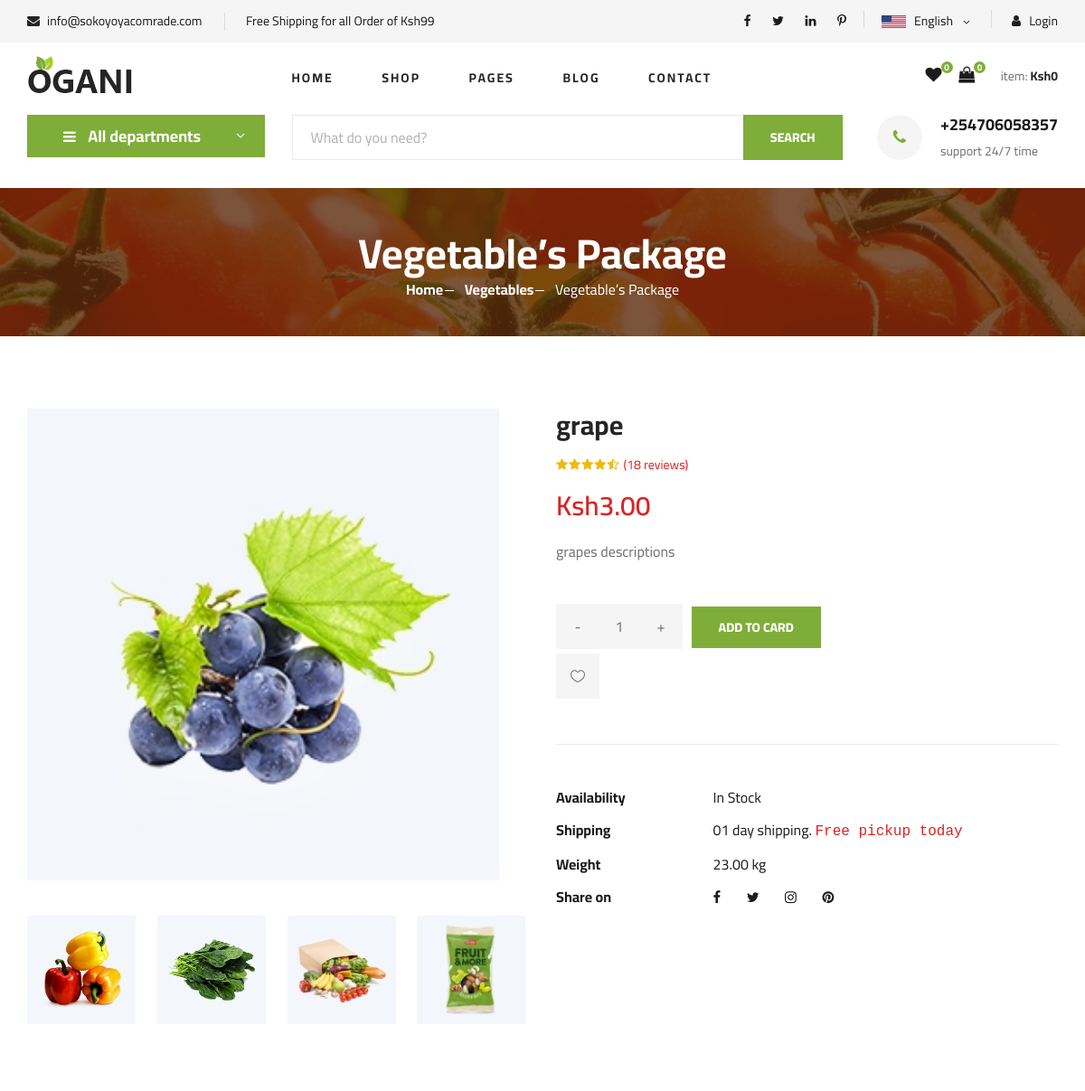
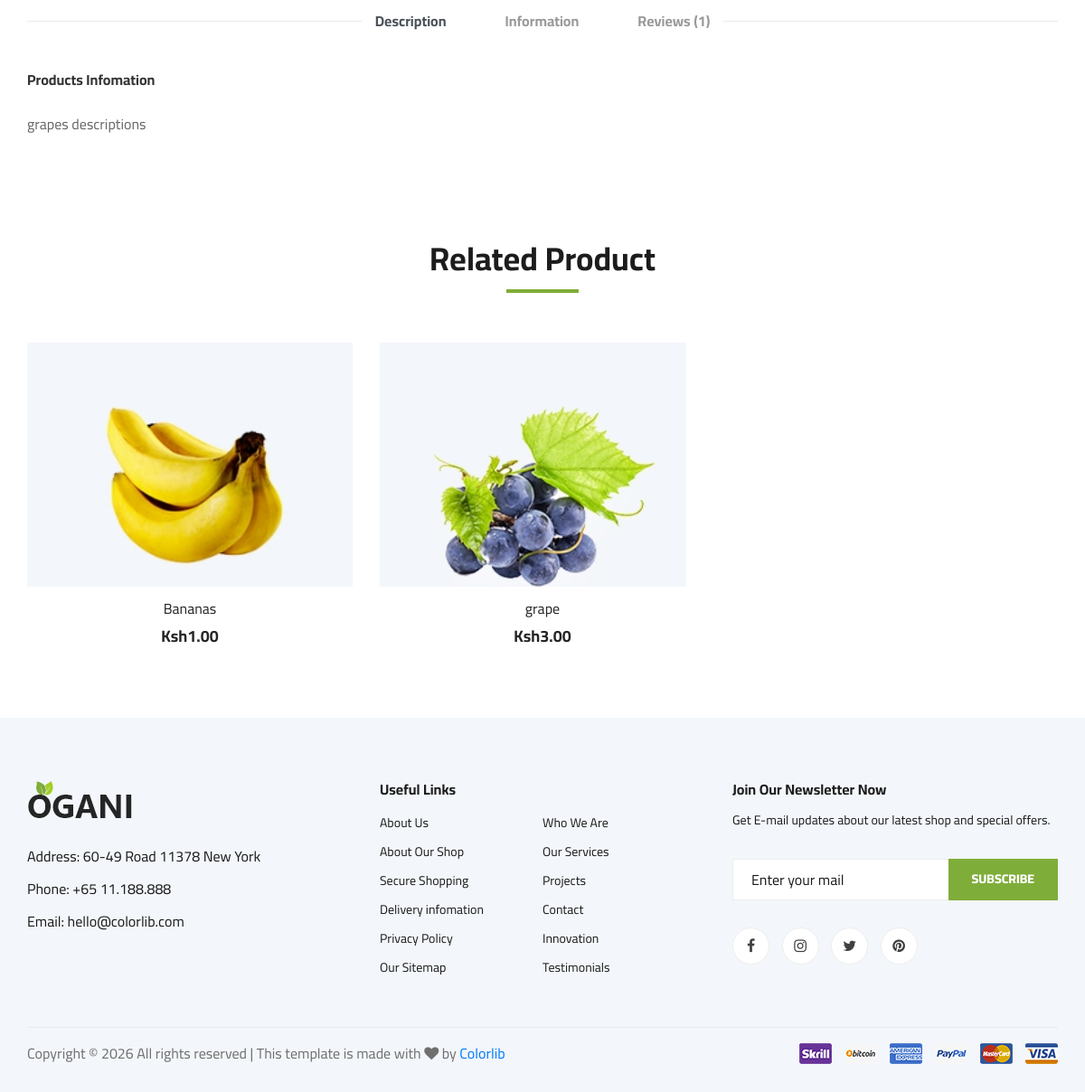
Screenshot of /detail/11 with the database file from the repository (2 pictures, top to bottom).
### demoapp/models.py (models this page shows)
class Product(models.Model):
    category = models.ForeignKey(Category, on_delete=models.CASCADE, related_name="products")
    name = models.CharField(max_length=200)
    description = models.TextField()
    price = models.DecimalField(max_digits=10, decimal_places=2)
    image = models.ImageField(upload_to="product/")
    weight = models.DecimalField(max_digits=5, decimal_places=2, help_text="Weight in kg")
    stock = models.PositiveIntegerField(default=0)
    available = models.BooleanField(default=True)
    created_at = models.DateTimeField(auto_now_add=True)

### demoapp/views.py (the view)
# urls.py: path('detail/<int:i>',views.detail,name="detail"),
def detail(request,i):
    obj=Product.objects.get(id=i)
    mydict={
         "allCategory":Category.objects.all(),
         "Product":obj,
         "products": Product.objects.all(),
    }
    return render(request,'shop-details.html',context=mydict)

### demoapp/context_processors.py (called while the page is built)
def product_list(request):
    return {
        "product_list": Product.objects.all()
    }

def favorite_count(request):
    count = 0
    if request.user.is_authenticated:
        count = Favorite.objects.filter(user=request.user).count()
    return {
        "favorite_count": count
    }

def cart_total(request):
    cart = request.session.get('cart', {})
    subtotal = 0
    cart_count = 0
    for item in cart.values():
        subtotal += Decimal(item['price']) * item['quantity']
        cart_count += item['quantity']
    return {
        "subtotal": subtotal,
        "cart_count": cart_count
    }

### templates/shop-details.html (shortened to what this page needs)
{% extends 'master.html' %}
{% load static %}
{% block content%}
    <section class="breadcrumb-section set-bg" data-setbg="{% static 'img/breadcrumb.jpg' %}">
        <div class="container">
            <div class="row">
                <div class="col-lg-12 text-center">
                    <div class="breadcrumb__text">
                        <h2>Vegetable’s Package</h2>
                        <div class="breadcrumb__option">
                            <a href="{% url 'index' %}">Home</a>
                            <a href="{% url 'index' %}">Vegetables</a>
                            <span>Vegetable’s Package</span>
                        </div>
                    </div>
                </div>
            </div>
        </div>
    </section>
    <section class="product-details spad">
        <div class="container">
            <div class="row">
                <div class="col-lg-6 col-md-6">
                    <div class="product__details__pic">
                        <div class="product__details__pic__item">
                            <img class="product__details__pic__item--large"
                                src="{{ Product.image.url }}" alt="">
                        </div>
                        <div class="product__details__pic__slider owl-carousel">
                            <img data-imgbigurl="{% static 'img/product/details/product-details-2.jpg' %}"
                                src="{% static 'img/product/details/thumb-1.jpg" alt="">
                            <img data-imgbigurl="img/product/details/product-details-3.jpg' %}"
                                src="{% static 'img/product/details/thumb-2.jpg" alt="">
                            <img data-imgbigurl="img/product/details/product-details-5.jpg' %}"
                                src="{% static 'img/product/details/thumb-3.jpg" alt="">
                            <img data-imgbigurl="img/product/details/product-details-4.jpg' %}"
                                src="{% static 'img/product/details/thumb-4.jpg' %}" alt="">
                        </div>
                    </div>
                </div>
                <div class="col-lg-6 col-md-6">
                    <div class="product__details__text">
                        <h3>{{Product.name}}</h3>
                        <div class="product__details__rating">
                            <i class="fa fa-star"></i>
                            <i class="fa fa-star"></i>
                            <i class="fa fa-star"></i>
                            <i class="fa fa-star"></i>
                            <i class="fa fa-star-half-o"></i>
                            <span>(18 reviews)</span>
                        </div>
                        <div class="product__details__price">Ksh{{Product.price}}</div>
                        <p>{{Product.description}}</p>
                        <form action="{% url 'AddCart' %}" method="post">
                        <div class="product__details__quantity">
                            <div class="quantity">
                                <div class="pro-qty">
                                    <input type="text" value="1" name="quantity">
                                </div>
                            </div>
                        </div>
                        {% if Product.stock > 0 %}
                        <button type="submit"  class="site-btn">ADD TO CARD</button>
                        {% endif %}
                        </form>
                        <a href="#" class="heart-icon"><span class="icon_heart_alt"></span></a>
                        <ul>
                            <li><b>Availability</b>
                                {% if Product.stock > 0 %}
                                <span>In Stock</span>
                                {% else %}
                                <span class="text-danger">Out of Stock</span>
                                {% endif %}
                            </li>
                            <li><b>Shipping</b> <span>01 day shipping. <samp>Free pickup today</samp></span></li>
                            <li><b>Weight</b> <span>{{Product.weight}} kg</span></li>
                            <li><b>Share on</b>
                                <div class="share">
                                    <a href="#"><i class="fa fa-facebook"></i></a>
                                    <a href="#"><i class="fa fa-twitter"></i></a>
                                    <a href="#"><i class="fa fa-instagram"></i></a>
                                    <a href="#"><i class="fa fa-pinterest"></i></a>
                                </div>
                            </li>
                        </ul>
                    </div>
                </div>
                <div class="col-lg-12">
                    <div class="product__details__tab">
                        <ul class="nav nav-tabs" role="tablist">
                            <li class="nav-item">
                                <a class="nav-link active" data-toggle="tab" href="#tabs-1" role="tab"
                                    aria-selected="true">Description</a>
                            </li>
                            <li class="nav-item">
                                <a class="nav-link" data-toggle="tab" href="#tabs-2" role="tab"
                                    aria-selected="false">Information</a>
                            </li>
                            <li class="nav-item">
                                <a class="nav-link" data-toggle="tab" href="#tabs-3" role="tab"
                                    aria-selected="false">Reviews <span>(1)</span></a>
                            </li>
                        </ul>
                        <div class="tab-content">
                            <div class="tab-pane active" id="tabs-1" role="tabpanel">
                                <div class="product__details__tab__desc">
                                    <h6>Products Infomation</h6>
                                    <p>{{Product.description}}</p>
                                </div>
                            </div>
                        </div>
                    </div>
                </div>
            </div>
        </div>
    </section>
    <section class="related-product">
        <div class="container">
            <div class="row">
                <div class="col-lg-12">
                    <div class="section-title related__product__title">
                        <h2>Related Product</h2>
                    </div>
                </div>
            </div>
            <div class="row">
                {% for product in products %}
                        <div class="col-lg-4 col-md-6 col-sm-6">
                            <div class="product__item">
                                <div class="product__item__pic set-bg" data-setbg="{{ product.image.url }}">
                                </div>
                                <div class="product__item__text">
                                    <h6><a href="/detail/{{product.id}}">{{ product.name }}</a></h6>
                                    <h5>Ksh{{ product.price }}</h5>
                                </div>
                            </div>
                        </div>
                        {% endfor %}
            </div>
        </div>
    </section>
   {% endblock%}

### rows the page displays
Product: image (picture), name "grape", price "3.00", description "grapes descriptions", weight "23.00", shows a picture
Product: shows a picture, name "Bananas", price "1.00"

### other values shown
{{ favorite_count }} "0"
{{ request.session.cart|length }} "0"
{{ subtotal }} "0"
